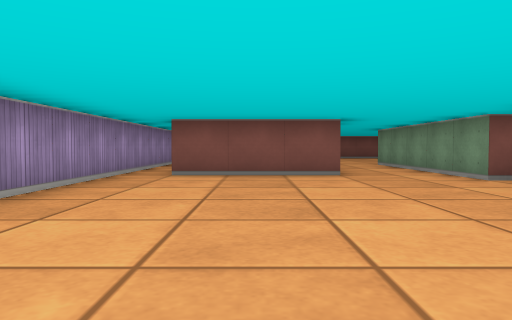
view 1 (above)

24 first-person views from a walk through a cub3D level. The camera is about half as high as the walls, tilts 2° down and sees 70° across. The floor is counted in squares. Each view is taken from the middle of a square. On the plan, view 1 faces up. The plan holds only what a view shows up to about 9 squares ahead; the rest is blank.

view 2
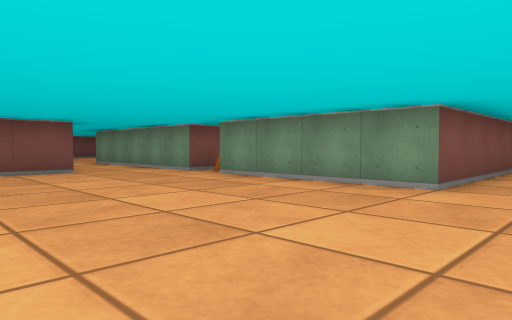

view 3
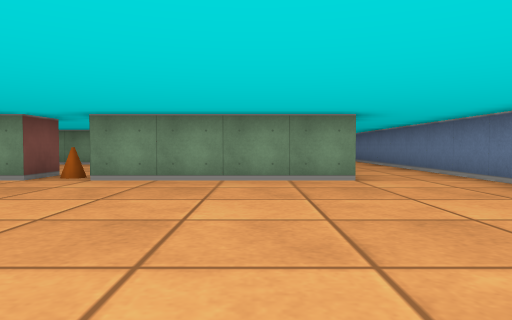

view 4
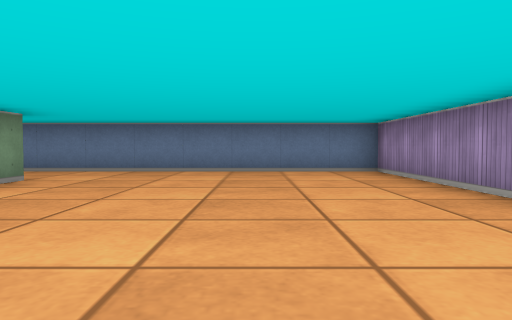

view 5
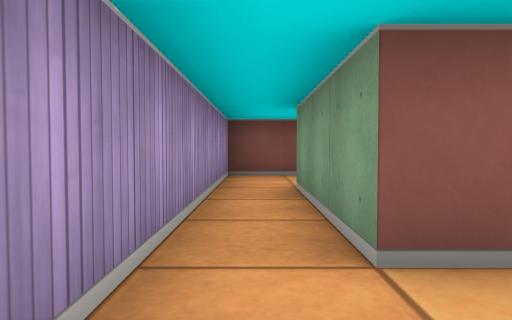

view 6
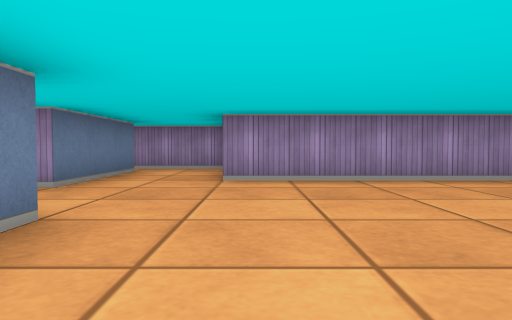

view 7
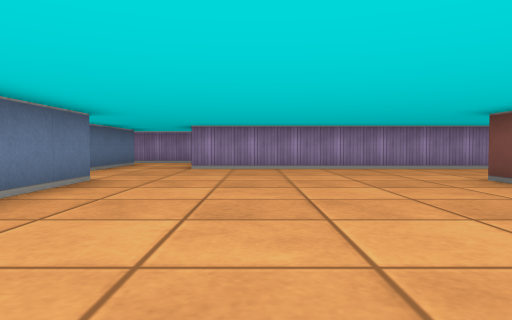

view 8
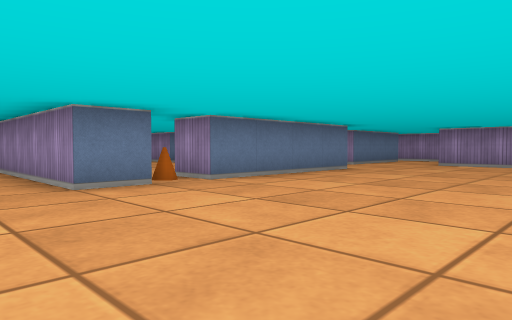

view 9
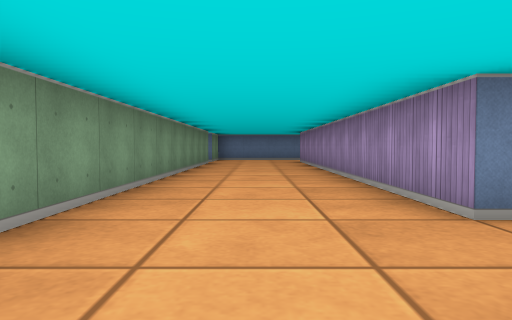

view 10
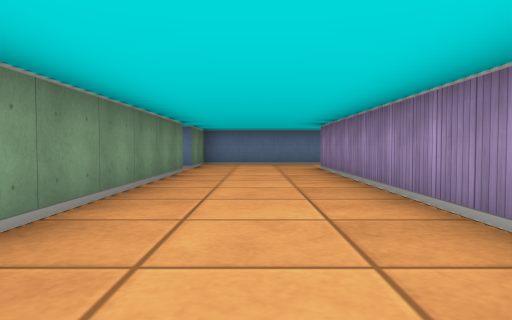

view 11
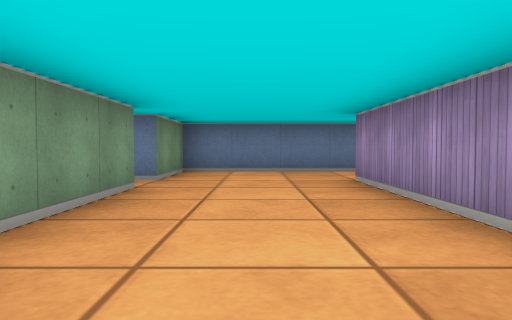

view 12
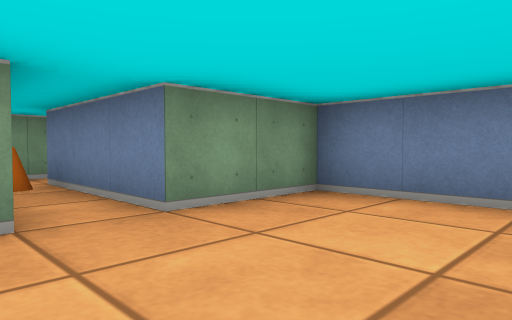

view 13
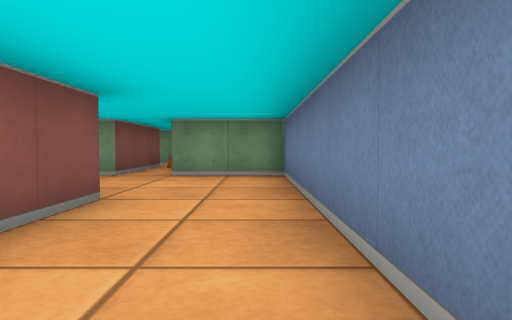

view 14
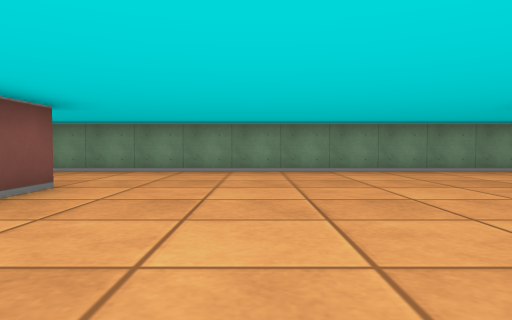

view 15
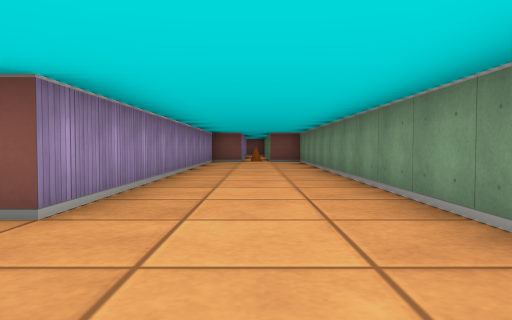

view 16
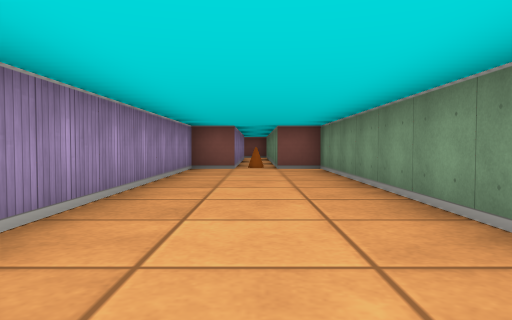

view 17
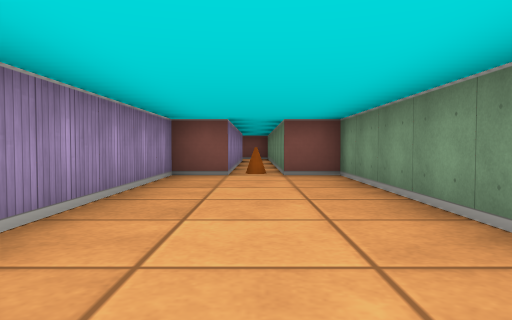

view 18
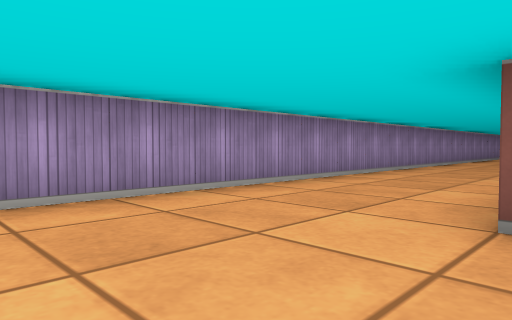

view 19
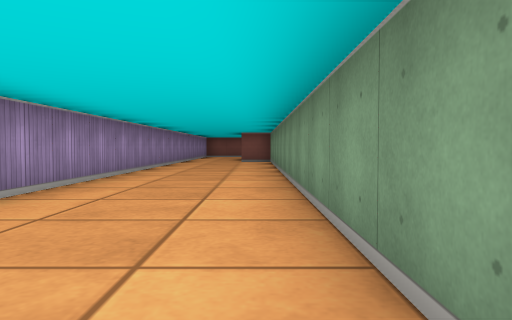

view 20
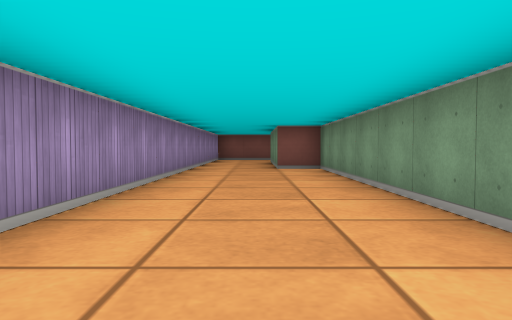

view 21
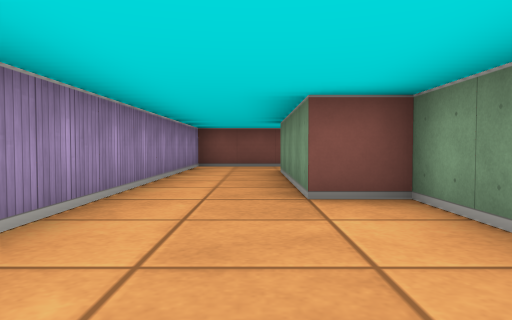

view 22
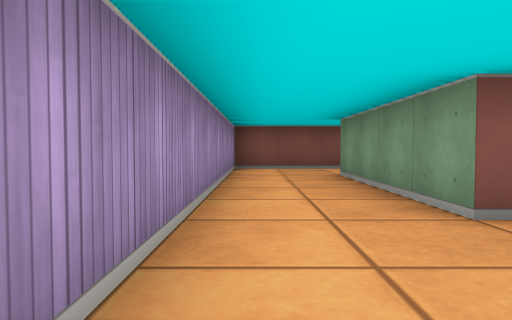

view 23
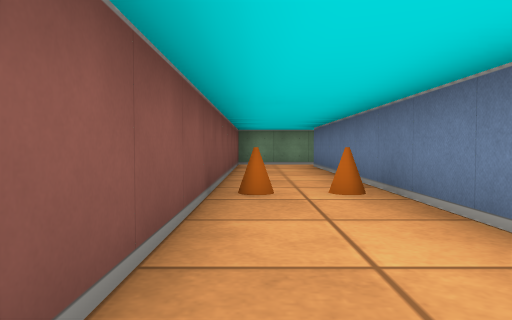

view 24
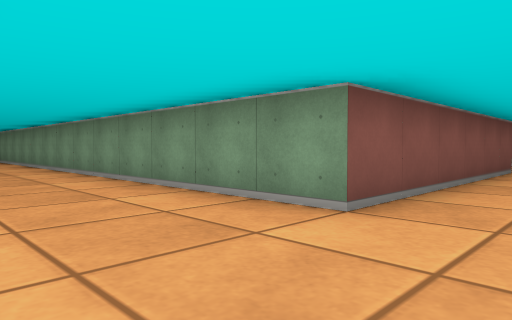

### Floor plan
Ten units are one square. View 1 is at (0, 0); x grows to the right and y downward. Boxes are objects, and circles mark ways between rooms. Rooms are numbered by the first view taken in them; rooms with no view inside come last. Other rooms are left out.
<svg viewBox="-30 -360 200 380">
<path fill="none" stroke="#000" d="M16 -65 -15 -65 -15 -95 5 -95M45 -55 35 -55 35 -90M95 -5 35 -5 35 -45M-12 -115 -25 -115 -25 15 105 15M85 -105 95 -105 95 -5M35 -105 75 -105 75 -95M5 -95 15 -95M105 -289 105 -265 95 -265 95 -165 35 -165 35 -295 25 -295 25 -335M150 -15 125 -15 125 -265 115 -265 115 -288M105 15 125 15 125 -5 155 -5M31 -335 69 -335M165 -1 165 -8M69 -355 5 -355 5 -115"/>
<rect x="35" y="-55" width="10" height="10" fill="#bbb"><title>cone</title></rect>
<rect x="45" y="-345" width="10" height="10" fill="#bbb"><title>cone</title></rect>
<rect x="45" y="-355" width="10" height="10" fill="#bbb"><title>cone</title></rect>
<rect x="75" y="-105" width="10" height="10" fill="#bbb"><title>cone</title></rect>
<rect x="105" y="-275" width="10" height="10" fill="#bbb"><title>cone</title></rect>
<rect x="145" y="-15" width="10" height="10" fill="#bbb"><title>cone</title></rect>
<circle cx="-5" cy="-105" r="3" fill="#2a7"/>
<circle cx="25" cy="-90" r="3" fill="#2a7"/>
<circle cx="95" cy="5" r="3" fill="#2a7"/>
<text x="20" y="-30">1</text>
<text x="70" y="-160">2</text>
</svg>
Room 1 opens to room 2.

Where each view was taken, in squares from view 1:
view 1: 0 up, 0 right, facing up
view 2: 1 down, 1 left, facing up-right
view 3: 2 up, 2 left, facing right
view 4: 6 up, 0 right, facing down
view 5: 5 up, 2 left, facing up
view 6: 12 up, 6 right, facing left
view 7: 13 up, 9 right, facing left
view 8: 15 up, 11 right, facing down-left
view 9: 13 up, 11 right, facing down
view 10: 9 up, 11 right, facing down
view 11: 6 up, 11 right, facing down
view 12: 2 up, 10 right, facing down-right
view 13: 1 down, 6 right, facing right
view 14: 14 up, 5 right, facing right
view 15: 14 up, 11 right, facing up
view 16: 18 up, 11 right, facing up
view 17: 20 up, 11 right, facing up
view 18: 14 up, 4 right, facing up-left
view 19: 17 up, 3 right, facing up
view 20: 21 up, 2 right, facing up
view 21: 26 up, 2 right, facing up
view 22: 27 up, 1 right, facing up
view 23: 35 up, 1 right, facing right
view 24: 15 up, 1 right, facing up-right
